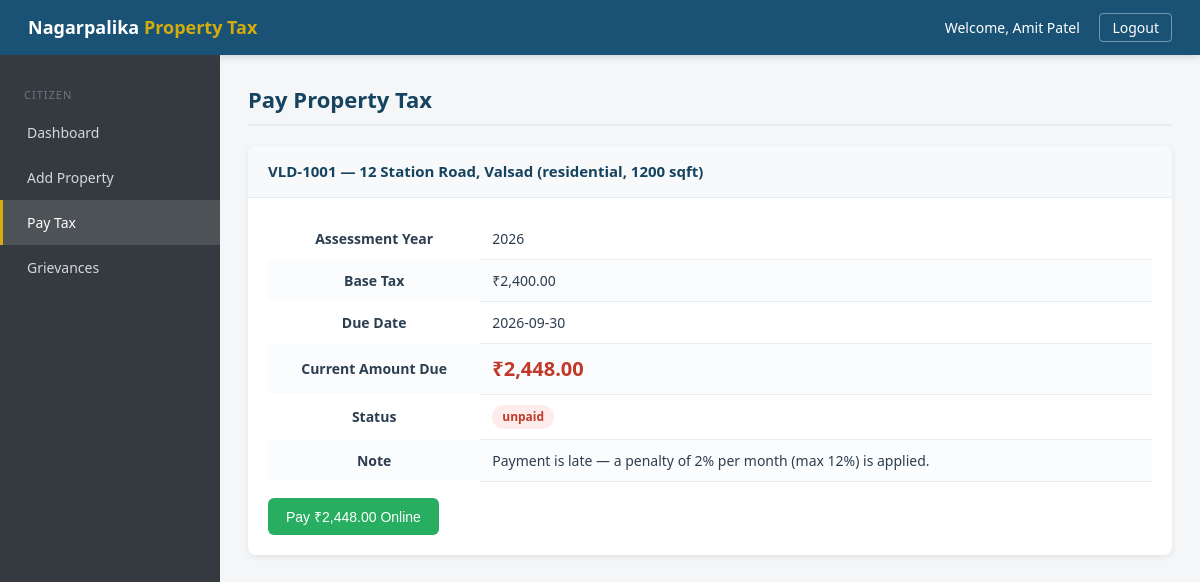
The app's page /citizen/pay_tax.php (signed in) with its own data.
### tables this page shows
CREATE TABLE propertymaster (
  pid INT AUTO_INCREMENT PRIMARY KEY,
  uid INT NOT NULL,                  
  tno VARCHAR(20) NOT NULL,          
  address VARCHAR(150) NOT NULL,
  wid INT NOT NULL,
  areasq INT NOT NULL,
  ptype VARCHAR(15) NOT NULL,        
  cyear INT NOT NULL,
  status VARCHAR(15) DEFAULT 'pending',   
  verified_by INT,
  remark VARCHAR(150)
);

CREATE TABLE taxmaster (
  tid INT AUTO_INCREMENT PRIMARY KEY,
  pid INT NOT NULL,
  assessyear INT NOT NULL,
  basetax DECIMAL(10,2) NOT NULL,
  rebate DECIMAL(10,2) DEFAULT 0,
  penalty DECIMAL(10,2) DEFAULT 0,
  totaldue DECIMAL(10,2) NOT NULL,
  status VARCHAR(10) DEFAULT 'unpaid',    
  duedate DATE NOT NULL
);

### db.php (called while the page is built, shortened)
<?php
function computeFinalDue($baseTax, $duedate, $today = null) {
    if ($today === null) $today = date('Y-m-d');
    $ts1 = strtotime($duedate);
    $ts2 = strtotime($today);
    $months = 0;
    if ($ts2 > $ts1) {
        $diff = ($ts2 - $ts1) / (30 * 24 * 60 * 60);
        $months = (int) $diff;
    }
    $pct = $months * PENALTY_PERCENT;
    $penalty = $baseTax * ($pct / 100);
    return $baseTax + $penalty;
}

### citizen/pay_tax.php (the view, shortened to what this page needs)
<?php
include '../db.php';
$uid = $_SESSION['uid'];
$props = mysqli_query($con, "SELECT p.* FROM propertymaster p
                             WHERE p.uid=$uid AND p.status='verified'
                             ORDER BY p.pid DESC");
?>
<!DOCTYPE html>
<html>
<head>
    <link rel="stylesheet" href="../css/style.css">
</head>
<body>
<div class="topbar">
    <div class="brand">Nagarpalika <span>Property Tax</span></div>
    <div class="user-info">
        Welcome, <?php echo $_SESSION['uname']; ?>
        <a href="../logout.php">Logout</a>
    </div>
</div>
<div class="layout">
    <div class="sidebar">
        <div class="side-label">Citizen</div>
        <a href="dashboard.php">Dashboard</a>
        <a href="add_property.php">Add Property</a>
        <a href="pay_tax.php" class="active">Pay Tax</a>
        <a href="grievance.php">Grievances</a>
    </div>
    <div class="main">
        <h1 class="page-title">Pay Property Tax</h1>
        <?php
        if (mysqli_num_rows($props) == 0) {
            echo "<div class='empty'>No verified properties yet. Once an officer verifies your property, tax will appear here.</div>";
        } else {
            while ($p = mysqli_fetch_array($props)) {
                $pid = $p['pid'];
                $ay = date('Y');
                $tq = mysqli_query($con, "SELECT * FROM taxmaster WHERE pid=$pid AND assessyear=$ay ORDER BY tid DESC LIMIT 1");
                $t = mysqli_fetch_array($tq);
                $dispDue = computeFinalDue($t['basetax'], $t['duedate']);
                $badge = $t['status'] == 'paid' ? 'badge-paid' : 'badge-unpaid';
                $early = (date('Y-m-d') <= $t['duedate']);
                echo "<div class='panel'>
                    <div class='panel-header'>{$p['tno']} &mdash; {$p['address']} ({$p['ptype']}, {$p['areasq']} sqft)</div>
                    <div class='panel-body'>
                        <table>
                            <tr><th>Assessment Year</th><td>{$t['assessyear']}</td></tr>
                            <tr><th>Base Tax</th><td>&#8377;" . number_format($t['basetax'],2) . "</td></tr>
                            <tr><th>Due Date</th><td>{$t['duedate']}</td></tr>
                            <tr><th>Current Amount Due</th><td class='due-amount'>&#8377;" . number_format($dispDue,2) . "</td></tr>
                            <tr><th>Status</th><td><span class='badge $badge'>{$t['status']}</span></td></tr>";
                if ($early && $t['status'] == 'unpaid') {
                    echo "<tr><th>Note</th><td>Pay now to get a " . REBATE_PERCENT . "% rebate.</td></tr>";
                } elseif (!$early && $t['status'] == 'unpaid') {
                    echo "<tr><th>Note</th><td>Payment is late &mdash; a penalty of " . PENALTY_PERCENT . "% per month (max " . PENALTY_CAP . "%) is applied.</td></tr>";
                }
                echo "</table>";
                if ($t['status'] == 'unpaid') {
                    echo "<form method='post' class='mt-16'>
                            <input type='hidden' name='tid' value='{$t['tid']}'>
                            <button type='submit' name='pay' class='btn btn-success'>Pay &#8377;" . number_format($dispDue,2) . " Online</button>
                          </form>";
                } else {
                    $pr = mysqli_query($con, "SELECT * FROM paymentmaster WHERE tid={$t['tid']} ORDER BY payid DESC LIMIT 1");
                    if ($pr && mysqli_num_rows($pr) > 0) {
                        $pay = mysqli_fetch_array($pr);
                        echo "<p class='mt-16 muted'>Paid on {$pay['paiddate']} | Receipt No: {$pay['recno']} | Mode: {$pay['mode']}</p>";
                    }
                }
                echo "</div></div>";
            }
        }
        ?>
    </div>
</div>
</body>
</html>

### css/style.css (style rules this page uses)
* { margin: 0; padding: 0; box-sizing: border-box; }
body { font-family: 'Segoe UI', Tahoma, sans-serif; background: #f4f6f8; color: #2c3e50; line-height: 1.5; }
:root { --primary: #1a5276; --primary-dark: #154360; --accent: #d4ac0d; --success: #27ae60; --warning: #e67e22; --error: #c0392b; --neutral-50: #f8f9fa; --neutral-100: #e9ecef; --neutral-300: #ced4da; --neutral-600: #6c757d; --neutral-800: #343a40; }
.btn { display: inline-block; padding: 9px 18px; border: none; border-radius: 6px; font-size: 14px; cursor: pointer; text-decoration: none; transition: all 0.2s; color: #fff; }
.btn-success { background: var(--success); }
.topbar { background: var(--primary); color: #fff; padding: 14px 28px; display: flex; justify-content: space-between; align-items: center; box-shadow: 0 2px 8px rgba(0,0,0,0.15); }
.topbar .brand { font-size: 18px; font-weight: 600; }
.topbar .brand span { color: var(--accent); }
.topbar .user-info { font-size: 14px; }
.topbar .user-info a { color: #fff; text-decoration: none; margin-left: 16px; border: 1px solid rgba(255,255,255,0.4); padding: 4px 12px; border-radius: 4px; }
.layout { display: flex; min-height: calc(100vh - 54px); }
.sidebar { width: 220px; background: var(--neutral-800); padding: 18px 0; flex-shrink: 0; }
.sidebar a { display: block; color: #d5d8dc; text-decoration: none; padding: 12px 24px; font-size: 14px; border-left: 3px solid transparent; transition: all 0.2s; }
.sidebar a.active { background: rgba(255,255,255,0.12); color: #fff; border-left-color: var(--accent); }
.sidebar .side-label { color: var(--neutral-600); font-size: 11px; text-transform: uppercase; letter-spacing: 1px; padding: 14px 24px 6px; }
.main { flex: 1; padding: 28px; overflow-x: auto; }
.page-title { font-size: 22px; color: var(--primary-dark); margin-bottom: 20px; border-bottom: 2px solid var(--neutral-100); padding-bottom: 8px; }
.panel { background: #fff; border-radius: 8px; box-shadow: 0 2px 6px rgba(0,0,0,0.08); margin-bottom: 22px; overflow: hidden; }
.panel-header { padding: 14px 20px; background: var(--neutral-50); border-bottom: 1px solid var(--neutral-100); font-weight: 600; font-size: 15px; color: var(--primary-dark); }
.panel-body { padding: 20px; }
table { width: 100%; border-collapse: collapse; font-size: 14px; }
tbody td { padding: 10px 12px; border-bottom: 1px solid var(--neutral-100); }
tbody tr:nth-child(even) { background: #fbfcfd; }
.badge { display: inline-block; padding: 3px 10px; border-radius: 12px; font-size: 12px; font-weight: 600; }
.badge-unpaid { background: #fdecea; color: var(--error); }
.mt-16 { margin-top: 16px; }
.due-amount { font-size: 20px; font-weight: 700; color: var(--error); }

### records on screen
propertymaster: tno "VLD-1001", address "12 Station Road, Valsad", ptype "residential", areasq "1200", taxmaster.assessyear "2026", taxmaster.basetax "2,400.00", taxmaster.duedate "2026-09-30", taxmaster.basetax+duedate "2,448.00", taxmaster.status "unpaid"

### other values on screen
$_SESSION['uname'] "Amit Patel"
